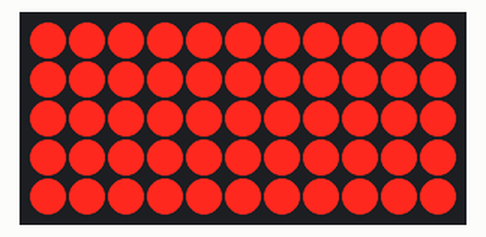
This program was run on a simulated Raspberry Pi (BCM pin numbers) with a Scroll pHAT. Shown: 11×5 LED matrix. The clock reads 2024-03-15 10:24:30 at power-on unless the program sets it.

Above: at 0.1 s.
At 27.7 s:
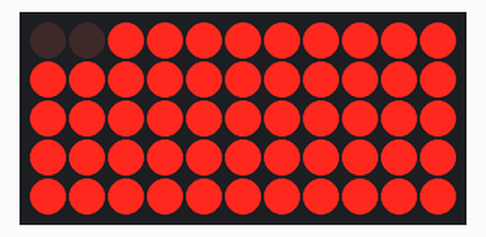
At 54.3 s:
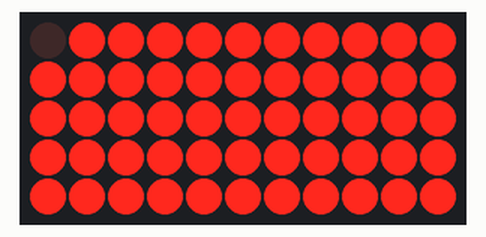
At 80.9 s:
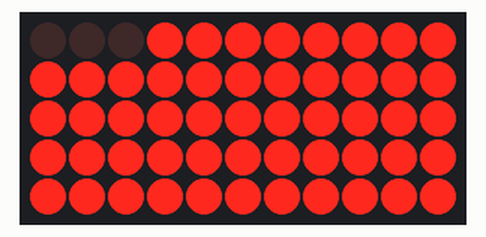
At 109.0 s:
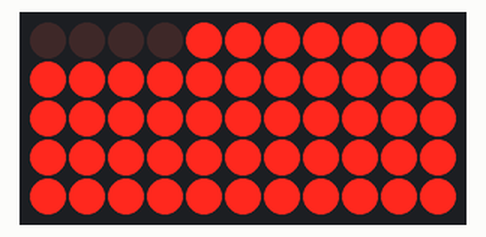
At 129.1 s:
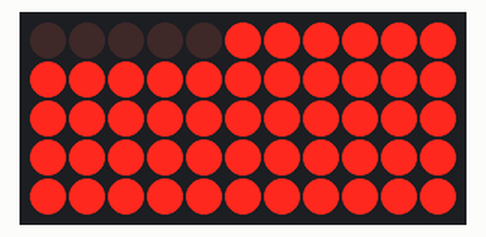

The program:

scrollodoro.py
```python
#!/usr/bin/env python

# Pomodoro countdown timer for Raspberry Pi and Pimoroni Scroll pHAT
# Counts down over 25 minutes, then flashes
# Usage: ./scrollodoro.py [# minutes]

import sys
import time
import scrollphat

minutes = 25

if len(sys.argv) > 1:
    minutes = (int)(sys.argv[1])

# print "Counting down " + (str)minutes + " minutes"

def flash():
    scrollphat.set_pixels(lambda x, y: 1, True)
    time.sleep(0.1)
    scrollphat.clear()
    time.sleep(0.1)

total_time = (minutes * 60)
popov = total_time / 55.0

start = time.time()

scrollphat.clear()
scrollphat.set_rotate(True)
scrollphat.set_brightness(1)
blinkstate = False
elapsed = 0

while total_time > elapsed:
    try:
	elapsed = time.time() - start
	# print elapsed

	blinkstate = not blinkstate
	blinker = (int)(elapsed / popov)
	# print blinker
        scrollphat.clear_buffer()

	for x in range(0, 11, 1):
	    for y in range(0, 11, 1):
		loc = (y * 11) + x
                if loc == blinker:
                    scrollphat.set_pixel(x, y, blinkstate)
                if loc > blinker:
                    scrollphat.set_pixel(x, y, True)

	scrollphat.update()

        time.sleep(0.5)
    except KeyboardInterrupt:
        scrollphat.clear()
        sys.exit(-1)

scrollphat.set_brightness(50)

for t in range(0, 3, 1):
    for s in range(0, 5, 1):
        flash()
    time.sleep(0.5)

scrollphat.clear()
```

Measured:
- what the display in image 1 shows lasts 0.5 s, from 27.6 s to 28.1 s
- what the display in image 4 shows lasts 1.0 s, from 108.9 s to 109.9 s
